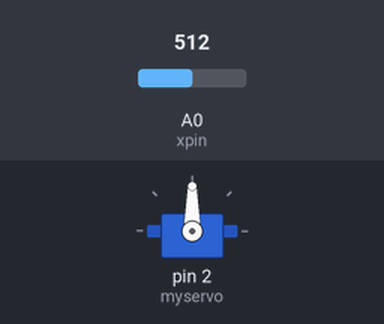
This sketch was run on a simulated Arduino Uno, built with avr-gcc and run on an emulated ATmega328P. Parts: servo. Inputs (shaded band) come from the test bench; at power-on: A0 (xpin) = 512.

Above: at 1.2 s.
1.3 s: A0 (xpin) set to 547
2.8 s: A0 (xpin) set to 565
At 3.2 s:
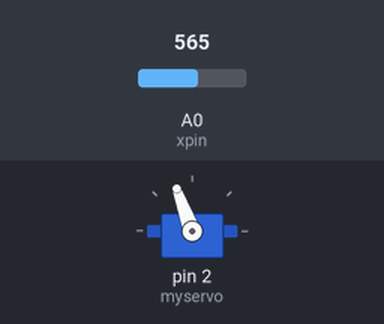
4.3 s: A0 (xpin) set to 545
At 4.6 s:
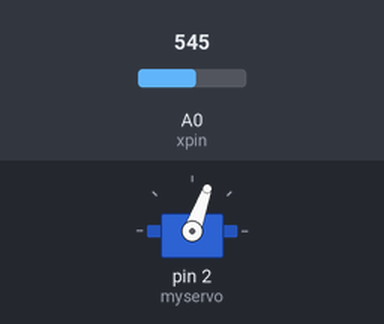
7.2 s: A0 (xpin) set to 716
At 7.7 s:
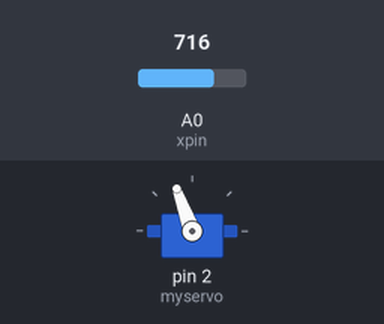
8.7 s: A0 (xpin) set to 511
At 10.8 s:
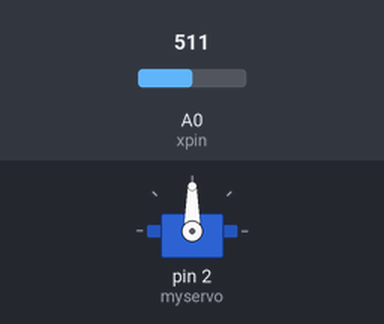
Timing chart, 0 to 12.3 s (numbered marks = the images above; inputs shaded):
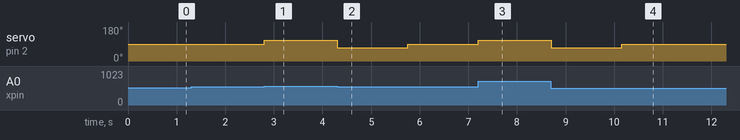

Measured:
- the behaviour switches between 555 and 556 on A0 (xpin) (found by bisection; images 0 and 1)
- after the input at 1.3 s, every drawn part: stays the same
- after the input at 2.8 s, servo on pin 2 (myservo): 90° → 110° at once
- after the input at 4.3 s, servo on pin 2 (myservo): 110° → 70° at once, → 90° 1.4 s later
- after the input at 7.2 s, servo on pin 2 (myservo): 90° → 110° at once
- after the input at 8.7 s, servo on pin 2 (myservo): 110° → 70° at once, → 90° 1.4 s later

The sketch:

1_servo_forward-reverse_code.ino
```cpp
#include <Servo.h>

Servo myservo;

const int xpin = A0;  // Accelerometer X-axis pin
const int thresholdLow = 380;
const int thresholdHigh = 555;

int direction = 0;         // 1 = CW, -1 = CCW, 0 = stop
long moveUnits = 0;        // Net movement away from starting point

unsigned long lastTrackTime = 0;
const int trackingInterval = 100; // Time (ms) between movement unit updates

void setup() {
  myservo.attach(2);
  myservo.write(90);  // Stop motor
}

void loop() {
  int accelVal = analogRead(xpin);
  unsigned long now = millis();

  // Detect tilt and set movement direction
  if (accelVal < thresholdLow) {
    myservo.write(70);  // Rotate CCW
    direction = -1;
  } else if (accelVal > thresholdHigh) {
    myservo.write(110); // Rotate CW
    direction = 1;
  } else {
    // Neutral: return to origin based on movement history
    if (moveUnits > 0) {
      myservo.write(70);  // Reverse CCW
      direction = -1;
    } else if (moveUnits < 0) {
      myservo.write(110); // Reverse CW
      direction = 1;
    } else {
      myservo.write(90);  // Already back at start
      direction = 0;
    }
  }

  // Update movement tracking at intervals
  if (direction != 0 && (now - lastTrackTime >= trackingInterval)) {
    moveUnits += direction;
    lastTrackTime = now;
  }

  // Stop exactly when movement is back to 0
  if ((direction == 1 && moveUnits >= 0) ||
      (direction == -1 && moveUnits <= 0)) {
    if (accelVal >= thresholdLow && accelVal <= thresholdHigh) {
      myservo.write(90);  // Stop only in neutral zone
      direction = 0;
    }
  }

  delay(10);  // Loop smoothing
}
```
